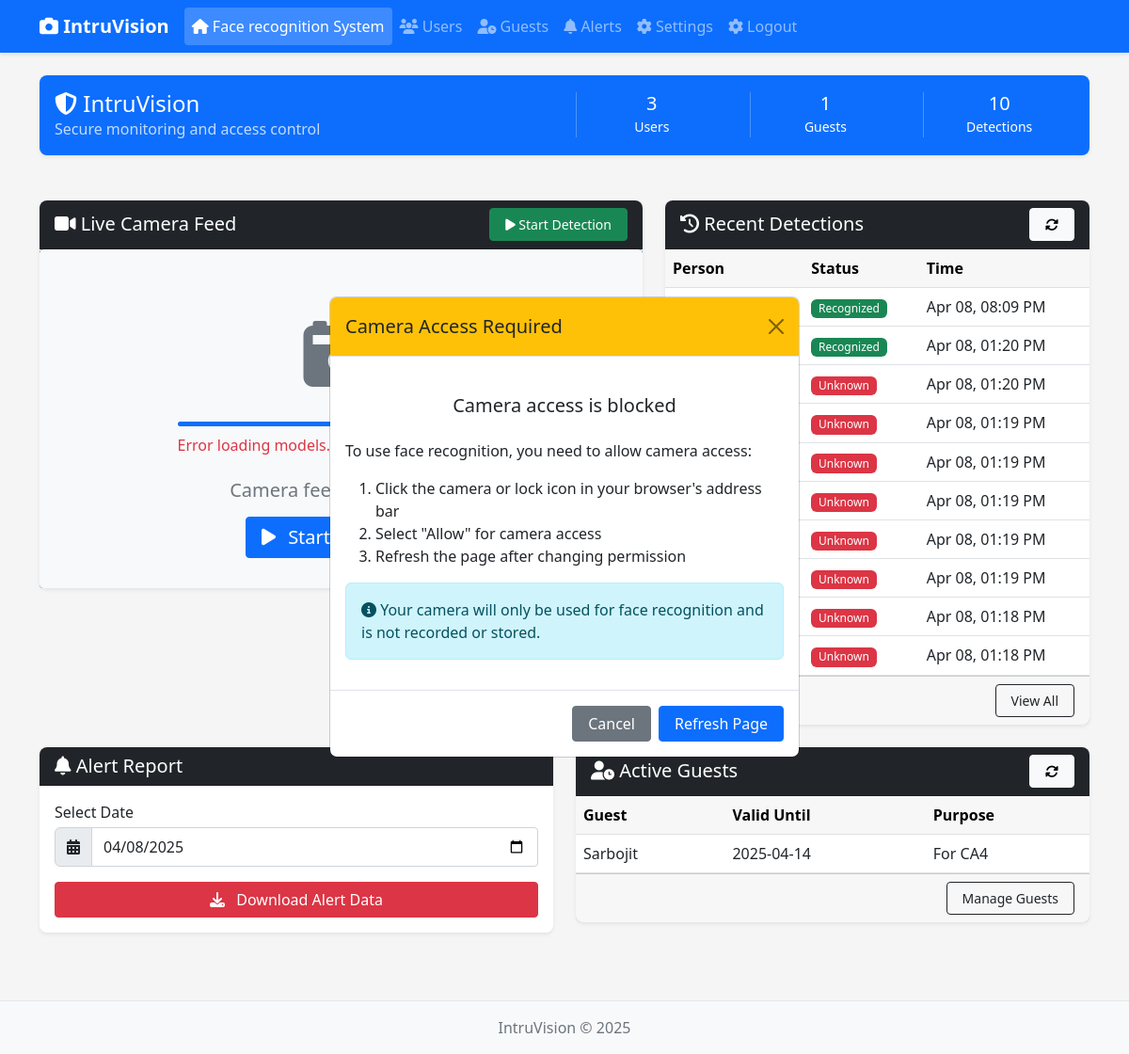
/ (signed in), run on the app's committed database.
### tables this page shows
CREATE TABLE DETECTION (
            id INTEGER PRIMARY KEY AUTOINCREMENT,
            person_id INTEGER,
            timestamp TIMESTAMP DEFAULT CURRENT_TIMESTAMP,
            status TEXT,
            image_path TEXT,
            FOREIGN KEY (person_id) REFERENCES PERSON (id) ON DELETE SET NULL
        );

CREATE TABLE GUEST (
            id INTEGER PRIMARY KEY AUTOINCREMENT,
            person_id INTEGER,
            start_date TEXT NOT NULL,
            end_date TEXT NOT NULL,
            purpose TEXT,
            FOREIGN KEY (person_id) REFERENCES PERSON (id) ON DELETE CASCADE
        );

CREATE TABLE PERSON (
            id INTEGER PRIMARY KEY AUTOINCREMENT,
            name TEXT NOT NULL,
            gender TEXT,
            dob TEXT,
            mobile TEXT,
            email TEXT,
            user_type TEXT DEFAULT 'regular'
        );

### app.py (the view)
@app.route('/')
@login_required
def index():
    persons = db.get_all_persons()
    recent_detections = db.get_recent_detections(10)
    active_guests = db.get_active_guests()
    formatted_detections = []
    for detection in recent_detections:
        detection_dict = dict(detection)
        if 'timestamp' in detection_dict:
            detection_dict['formatted_time'] = datetime.strptime(detection_dict['timestamp'], "%Y-%m-%d %H:%M:%S").strftime("%b %d, %I:%M %p")
        formatted_detections.append(detection_dict)
    training_status = is_training
    detection_interval = app.config['DETECTION_INTERVAL']
    return render_template('index.html',
                           persons=persons,
                           recent_detections=formatted_detections,
                           active_guests=active_guests,
                           is_detecting=is_detecting,
                           is_training=training_status,
                           detection_interval=detection_interval)

### templates/index.html (shortened to what this page needs)
{% extends "layout.html" %}
{% block content %}
<div class="row mb-4">
    <div class="col-12">
        <div class="card bg-primary text-white shadow-sm">
            <div class="card-body py-3">
                <div class="row align-items-center">
                    <div class="col-md-6">
                        <h4 class="mb-0"><i class="fas fa-shield-alt"></i> IntruVision</h4>
                        <p class="mb-0 opacity-75">Secure monitoring and access control</p>
                    </div>
                    <div class="col-md-6">
                        <div class="row text-center">
                            <div class="col-4">
                                <div class="border-start border-white border-opacity-25 px-2">
                                    <h5 class="mb-0">{{ persons|length }}</h5>
                                    <small>Users</small>
                                </div>
                            </div>
                            <div class="col-4">
                                <div class="border-start border-white border-opacity-25 px-2">
                                    <h5 class="mb-0">{{ active_guests|length }}</h5>
                                    <small>Guests</small>
                                </div>
                            </div>
                            <div class="col-4">
                                <div class="border-start border-white border-opacity-25 px-2">
                                    <h5 class="mb-0" id="detection-count">{{ recent_detections|length }}</h5>
                                    <small>Detections</small>
                                </div>
                            </div>
                        </div>
                    </div>
                </div>
            </div>
        </div>
    </div>
</div>
<div class="row">
    <div class="col-md-7">
        <div class="card shadow-sm mb-4">
            <div class="card-header d-flex justify-content-between align-items-center bg-dark text-white">
                <h5 class="mb-0"><i class="fas fa-video"></i> Live Camera Feed</h5>
                <div>
                    <a href="#" class="btn btn-success btn-sm" id="start-camera-btn">
                        <i class="fas fa-play"></i> Start Detection
                    </a>
                </div>
            </div>
            <div class="card-body p-0">
                <div class="video-container position-relative">
                    <div class="camera-placeholder d-flex justify-content-center align-items-center"
                        id="camera-placeholder">
                        <div class="text-center">
                            <div class="mb-4">
                                <p class="text-muted" id="model-status">Face detection models: Loading...</p>
                            </div>
                            <h5 class="mb-3">Camera feed is not active</h5>
                            <a href="#" class="btn btn-primary btn-lg" id="start-camera-btn-2">
                                <i class="fas fa-play me-2"></i> Start Detection
                            </a>
                        </div>
                    </div>
                </div>
            </div>
        </div>
    </div>
    <div class="col-md-5">
        <div class="card shadow-sm mb-4">
            <div class="card-header bg-dark text-white d-flex justify-content-between align-items-center">
                <h5 class="mb-0"><i class="fas fa-history"></i> Recent Detections</h5>
                <button class="btn btn-sm btn-light refresh-btn" data-target="recent-detections">
                    <i class="fas fa-sync-alt"></i>
                </button>
            </div>
            <div class="card-body p-0">
                <div class="table-responsive" id="recent-detections-container">
                    <table class="table table-hover mb-0">
                        <thead class="table-light">
                            <tr>
                                <th>Person</th>
                                <th>Status</th>
                                <th>Time</th>
                            </tr>
                        </thead>
                        <tbody id="recent-detections-tbody">
                            {% for detection in recent_detections %}
                            <tr>
                                <td>
                                    {% if detection.name %}
                                    <i class="fas fa-user-circle text-primary me-2"></i> {{ detection.name }}
                                    {% else %}
                                     <span class="text-danger">Unknown</span>
                                    {% endif %}
                                </td>
                                <td>
                                    {% if detection.status == 'recognized' %}
                                    <span class="badge bg-success">Recognized</span>
                                    {% elif detection.status == 'guest' %}
                                    <span class="badge bg-warning">Guest</span>
                                    {% else %}
                                    <span class="badge bg-danger">Unknown</span>
                                    {% endif %}
                                </td>
                                <td>{{ detection.formatted_time }}</td>
                            </tr>
                            {% else %}
                            <tr>
                                <td colspan="3" class="text-center py-3">No recent detections</td>
                            </tr>
                            {% endfor %}
                        </tbody>
                    </table>
                </div>
            </div>
            <div class="card-footer text-end">
                <a href="{{ url_for('alerts') }}" class="btn btn-sm btn-outline-dark">View All</a>
            </div>
        </div>
    </div>
</div>
<div class="row">
    <div class="col-md-6">
        <div class="card shadow-sm mb-4">
            <div class="card-header bg-dark text-white">
                <h5 class="mb-0"><i class="fas fa-bell"></i> Alert Report</h5>
            </div>
            <div class="card-body">
                <form action="{{ url_for('generate_report') }}" method="post">
                    <div class="mb-3">
                        <label for="report_date" class="form-label">Select Date</label>
                        <div class="input-group">
                            <span class="input-group-text"><i class="fas fa-calendar-alt"></i></span>
                            <input type="date" class="form-control" id="report_date" name="report_date"
                                value="{{ now.strftime('%Y-%m-%d') }}">
                        </div>
                    </div>
                    <button type="submit" class="btn btn-danger w-100">
                        <i class="fas fa-download me-2"></i> Download Alert Data
                    </button>
                </form>
            </div>
        </div>
    </div>
    <div class="col-md-6">
        <div class="card shadow-sm mb-4">
            <div class="card-header bg-dark text-white d-flex justify-content-between align-items-center">
                <h5 class="mb-0"><i class="fas fa-user-clock"></i> Active Guests</h5>
                <button class="btn btn-sm btn-light refresh-btn" data-target="active-guests">
                    <i class="fas fa-sync-alt"></i>
                </button>
            </div>
            <div class="card-body p-0">
                <div class="table-responsive" id="active-guests-container">
                    <table class="table table-hover mb-0">
                        <thead class="table-light">
                            <tr>
                                <th>Guest</th>
                                <th>Valid Until</th>
                                <th>Purpose</th>
                            </tr>
                        </thead>
                        <tbody id="active-guests-tbody">
                            {% for guest in active_guests %}
                            <tr>
                                <td>{{ guest.name }}</td>
                                <td>{{ guest.end_date }}</td>
                                <td>{{ guest.purpose or 'N/A' }}</td>
                            </tr>
                            {% else %}
                            <tr>
                                <td colspan="3" class="text-center py-3">No active guests</td>
                            </tr>
                            {% endfor %}
                        </tbody>
                    </table>
                </div>
            </div>
            <div class="card-footer text-end">
                <a href="{{ url_for('guests') }}" class="btn btn-sm btn-outline-dark">Manage Guests</a>
            </div>
        </div>
    </div>
</div>
<div class="modal fade" id="permissionModal" tabindex="-1" aria-labelledby="permissionModalLabel" aria-hidden="true">
    <div class="modal-dialog modal-dialog-centered">
        <div class="modal-content">
            <div class="modal-header bg-warning">
                <h5 class="modal-title" id="permissionModalLabel">Camera Access Required</h5>
                <button type="button" class="btn-close" data-bs-dismiss="modal" aria-label="Close"></button>
            </div>
            <div class="modal-body">
                <div class="text-center mb-4">
                    <h5>Camera access is blocked</h5>
                </div>
                <p>To use face recognition, you need to allow camera access:</p>
                <ol>
                    <li>Click the camera or lock icon in your browser's address bar</li>
                    <li>Select "Allow" for camera access</li>
                    <li>Refresh the page after changing permission</li>
                </ol>
                <div class="alert alert-info">
                    <i class="fas fa-info-circle"></i> Your camera will only be used for face recognition and is not recorded or stored.
                </div>
            </div>
            <div class="modal-footer">
                <button type="button" class="btn btn-secondary" data-bs-dismiss="modal">Cancel</button>
                <button type="button" class="btn btn-primary" onclick="refreshPage()">Refresh Page</button>
            </div>
        </div>
    </div>
</div>
{% endblock %}

### templates/layout.html (shortened to what this page needs)
<!DOCTYPE html>
<html lang="en">
<head>
    <link href="https://cdn.jsdelivr.net/npm/bootstrap@5.2.3/dist/css/bootstrap.min.css" rel="stylesheet">
    <link rel="stylesheet" href="https://cdnjs.cloudflare.com/ajax/libs/font-awesome/6.4.0/css/all.min.css">
    <link rel="stylesheet" href="{{ url_for('static', filename='css/style.css') }}">
</head>
<body>
    <nav class="navbar navbar-expand-lg navbar-dark bg-primary">
        <div class="container">
            <a class="navbar-brand" href="{{ url_for('index') }}">
                <i class="fas fa-camera"></i> IntruVision
            </a>
            <div class="collapse navbar-collapse" id="navbarNav">
                <ul class="navbar-nav">
                    <li class="nav-item">
                        <a class="nav-link {% if request.endpoint == 'index' %}active{% endif %}" href="{{ url_for('index') }}">
                            <i class="fas fa-home"></i> Face recognition System
                        </a>
                    </li>
                    <li class="nav-item">
                        <a class="nav-link {% if request.endpoint == 'users' %}active{% endif %}" href="{{ url_for('users') }}">
                            <i class="fas fa-users"></i> Users
                        </a>
                    </li>
                    <li class="nav-item">
                        <a class="nav-link {% if request.endpoint == 'guests' %}active{% endif %}" href="{{ url_for('guests') }}">
                            <i class="fas fa-user-clock"></i> Guests
                        </a>
                    </li>
                    <li class="nav-item">
                        <a class="nav-link {% if request.endpoint == 'alerts' %}active{% endif %}" href="{{ url_for('alerts') }}">
                            <i class="fas fa-bell"></i> Alerts
                        </a>
                    </li>
                    <li class="nav-item">
                        <a class="nav-link {% if request.endpoint == 'settings' %}active{% endif %}" href="{{ url_for('settings') }}">
                            <i class="fas fa-cog"></i> Settings
                        </a>
                    </li>
                    <li class="nav-item">
                        <a class="nav-link {% if request.endpoint == 'settings' %}active{% endif %}" href="{{ url_for('logout') }}">
                            <i class="fas fa-cog"></i> Logout
                        </a>
                    </li>
                </ul>
            </div>
        </div>
    </nav>
    <div class="container mt-4">
        {% block content %}{% endblock %}
    </div>
    <footer class="footer mt-5 py-3 bg-light">
        <div class="container text-center">
            <span class="text-muted">IntruVision &copy; {{ now.year }}</span>
        </div>
    </footer>
</body>
</html>

### data on the page
DETECTION: status "Recognized", formatted_time "Apr 08, 08:09 PM"
DETECTION: status "Recognized", formatted_time "Apr 08, 01:20 PM"
DETECTION: status "Unknown", formatted_time "Apr 08, 01:20 PM"
DETECTION: status "Unknown", formatted_time "Apr 08, 01:19 PM"
DETECTION: status "Unknown", formatted_time "Apr 08, 01:19 PM"
DETECTION: status "Unknown", formatted_time "Apr 08, 01:19 PM"
DETECTION: status "Unknown", formatted_time "Apr 08, 01:19 PM"
DETECTION: status "Unknown", formatted_time "Apr 08, 01:19 PM"
DETECTION: status "Unknown", formatted_time "Apr 08, 01:18 PM"
DETECTION: status "Unknown", formatted_time "Apr 08, 01:18 PM"
GUEST: name "Sarbojit", end_date "2025-04-14", purpose "For CA4"

### other printed values
{{ persons|length }} "3"
{{ active_guests|length }} "1"
{{ recent_detections|length }} "10"
